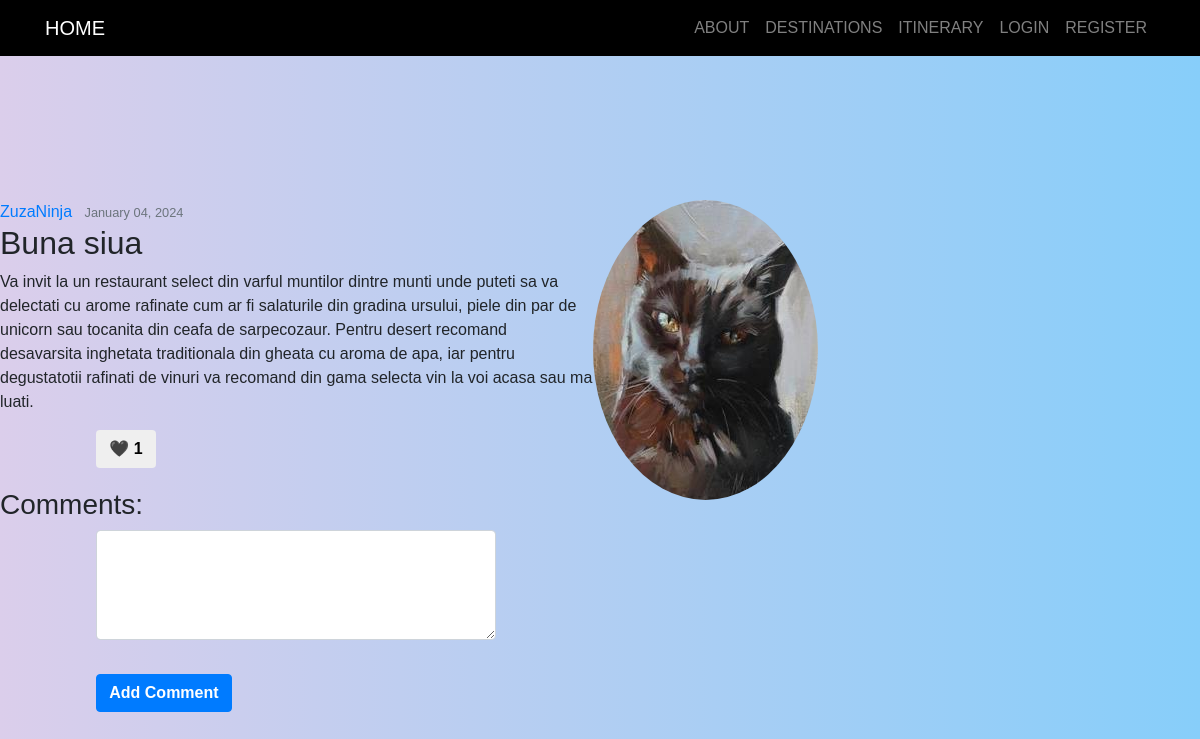
The app's page /post/4/ with its own data.
### login/models.py (models this page shows, shortened)
class Post(models.Model):
    title = models.CharField(max_length=100)
    content = models.TextField()
    date_posted = models.DateTimeField(default=timezone.now)
    author = models.ForeignKey(User, on_delete=models.CASCADE)
    likes = models.ManyToManyField(User, related_name='post_likes', blank=True)
    comments = models.ManyToManyField(Comment, related_name='post_comments', blank=True)

### users/models.py (models this page shows, shortened)
class Profile(models.Model):
    user = models.OneToOneField(User, on_delete=models.CASCADE)
    image = models.ImageField(default='default.jpeg', upload_to='profile_pics')

### login/views.py (the view)
# urls.py: path('post/<int:pk>/', PostDetailView.as_view(), name='post-detail'),
class PostDetailView(DetailView):
    model = Post
    def get_context_data(self, **kwargs):
        context = super().get_context_data(**kwargs)
        post = self.get_object()
        context['like_count'] = post.likes.count()
        context['comments'] = Comment.objects.filter(post=post)
        return context

### login/templates/login/post_detail.html (shortened to what this page needs)
{% extends "login/base.html" %}
{% block content %}
<div class="container">
  <div class="row">
    <div class="col1">
      <article class="content-section">
        <div class="media-body">
          <div class="article-metadata">
            <a class="mr-2 author-link" href="#">{{ object.author }}</a>
            <small class="text-muted">{{ object.date_posted|date:"F d, Y" }}</small>
          </div>
          <h2 class="article-title">{{ object.title }}</h2>
          <p class="article-content">{{ object.content }}</p>
          <form method="POST" action="{% url 'like-post' pk=post.pk %}" class="like-form">
            <button type="submit" class="btn like-button {% if request.user in post.likes.all %}text-danger{% endif %}">
              {% if request.user in post.likes.all %}
              ❤️
              {% else %}
              🖤
              {% endif %}
              {{ like_count }}
            </button>
          </form>
          <section class="comments-section">
            <h3>Comments:</h3>
          </section>
          <form method="POST" action="{% url 'comment-create' pk=post.pk %}" class="comment-form">
            <textarea name="content" rows="4" cols="50" class="form-control"></textarea><br>
            <input type="submit" value="Add Comment" class="btn btn-primary">
          </form>
        </div>
      </article>
    </div>
    <div class="col2">
      <img class="rounded-circle article-img" src="{{ object.author.profile.image.url }}">
    </div>
  </div>
</div>
{% endblock %}

### login/static/login/main.css (style rules this page uses)
* { margin: 0; padding: 0; box-sizing: border-box; font-family: 'Mongolian Baiti', sans-serif; font-family: 'Mongolian Baiti', sans-serif; }

### login/templates/login/post_detail.html (style rules this page uses)
body { background: linear-gradient(to right, #dbceeb, #87cefa); margin: 0; padding-top: 200px; overflow-x: hidden; }
.comments-section { margin-top: 20px; }
.comment-form textarea { margin-bottom: 10px; }
.col1 { flex: 0 0 75%; max-width: 75%; }
.col2 { flex: 0 0 25%; max-width: 25%; }

### records on screen
Post: author "ZuzaNinja", date_posted "January 04, 2024", title "Buna siua", content "Va invit la un restaurant select din varful muntilor dintre munti unde puteti sa va delectati cu arome rafinate cum ar fi salaturile din gradina ursului, piele din par de unicorn sau tocanita din ceafa de sarpecozaur. Pentru desert recomand desavarsita inghetata traditionala din gheata cu aroma de apa, iar pentru degustatotii rafinati de vinuri va recomand din gama selecta vin la voi acasa sau ma luati.", author.profile.image (picture)

### other values on screen
{{ like_count }} "1"
